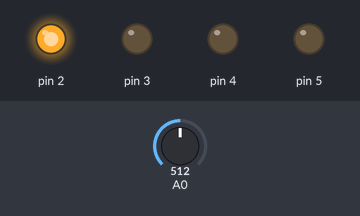
The sketch below on a simulated Arduino Uno, built with avr-gcc and run on an emulated ATmega328P. Shown: output pins drawn as LEDs (lit = HIGH). The test bench sets the inputs (shaded band); at power-on: A0 = 512. What the sketch prints to the serial monitor is not drawn.

Above: at 1.2 s.
1.3 s: A0 set to 219
2.8 s: A0 set to 194
At 4.0 s:
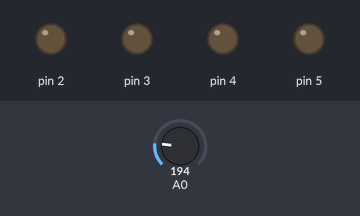
4.3 s: A0 set to 306
At 5.0 s:
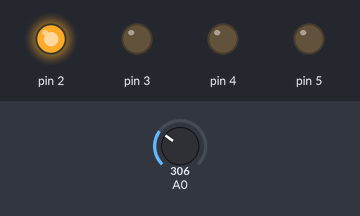
5.8 s: A0 set to 122
At 6.2 s:
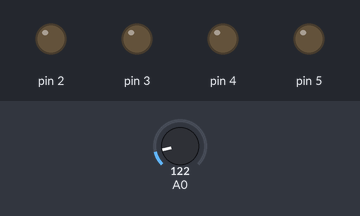
Timing chart, 0 to 8.3 s (numbered marks = the images above; inputs shaded):
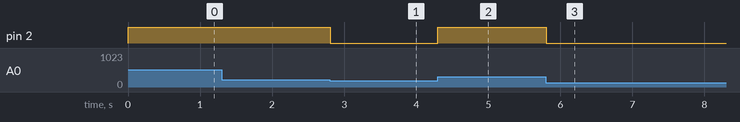

The sketch:

100000Leds.ino
```cpp
float voltaje;

void setup() {
Serial.begin(9600);
pinMode(A0, INPUT);
pinMode(2, OUTPUT);
pinMode(3, OUTPUT);
pinMode(4, OUTPUT);
pinMode(5, OUTPUT);
}

void loop() {
Serial.println("XD");
delay(1);
int lectura = analogRead(A0);
voltaje = lectura * 5.0 / 1024.0;

if (voltaje < 1) {
  digitalWrite(2, LOW);
  digitalWrite(3, LOW);
  digitalWrite(4, LOW);
  digitalWrite(5, LOW);
  digitalWrite(6, LOW);
} else if (1 < voltaje < 2) {
  digitalWrite(2, HIGH);
  digitalWrite(3, LOW);
  digitalWrite(4, LOW);
  digitalWrite(5, LOW);
  digitalWrite(6, LOW);
} else if (2 < voltaje < 3) {
  digitalWrite(2, HIGH);
  digitalWrite(3, HIGH);
  digitalWrite(4, LOW);
  digitalWrite(5, LOW);
  digitalWrite(6, LOW);
} else if (3 < voltaje < 4) {
  digitalWrite(2, HIGH);
  digitalWrite(3, HIGH);
  digitalWrite(4, HIGH);
  digitalWrite(5, LOW);
  digitalWrite(6, LOW);
} else if (4 < voltaje < 4.9) {
  digitalWrite(2, HIGH);
  digitalWrite(3, HIGH);
  digitalWrite(4, HIGH);
  digitalWrite(5, LOW);
  digitalWrite(6, LOW);
} else if (voltaje > 4.9) {
  digitalWrite(2, HIGH);
  digitalWrite(3, HIGH);
  digitalWrite(4, HIGH);
  digitalWrite(5, HIGH);
  digitalWrite(6, LOW);
}
}
```

Measured:
- the behaviour switches between 205 and 204 on A0 (found by bisection; images 0 and 1)
- after the input at 1.3 s, every drawn part: stays the same
- after the input at 2.8 s, pin 2: HIGH → LOW at once
- after the input at 4.3 s, pin 2: LOW → HIGH at once
- after the input at 5.8 s, pin 2: HIGH → LOW at once
